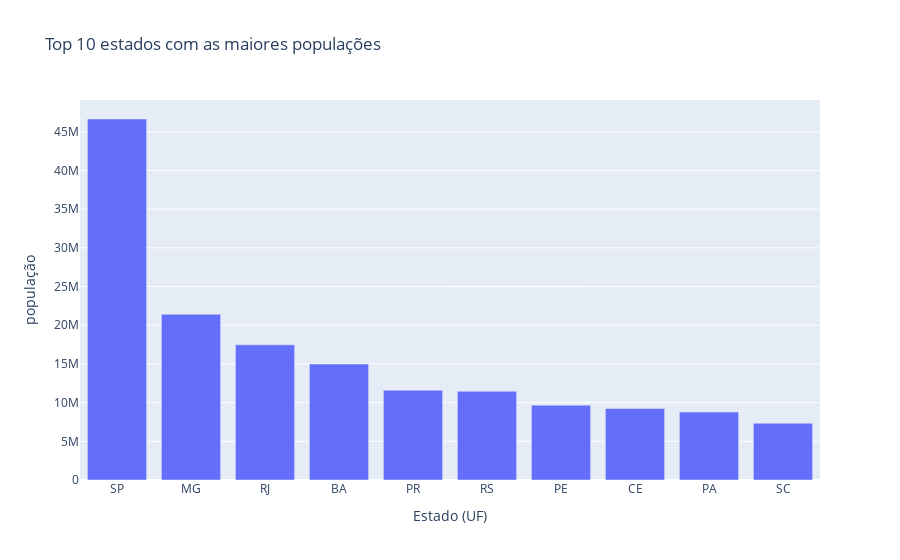

Notebook source saved alongside this figure:
### Code cell
# agrupando os dados por ud e somando a coluna porp_21 (população) # index é o índice de uma lista
df_maiores_estados = df.groupby('uf_code', as_index=False)['pop_21'].sum()
# ordenando os dados em ordem descrecente
df_maiores_estados = df_maiores_estados.sort_values(by='pop_21', ascending=False)
# lendo os 10 primeiros estados com Data Frame
df_maiores_estados = df_maiores_estados.head(10)
# print com a variavel 

df_maiores_estados

# exportando a biblioteca de graficos, .bar é o tipo e grafico, os; a lista x precisa ser do mesmo tamanho da y
fig = px.bar( #px.bar cria um grafico de barras
     x=df_maiores_estados["uf_code"], # colocando a coluna UF_code no eixo x
     y=df_maiores_estados["pop_21"], # colocando a coluna pop_21 code no eixo y
     title="Top 10 estados com as maiores populações" # adicionando ttitulo no grafico
)

# setando nomes para os eixos x e y
fig.update_layout(xaxis_title="Estado (UF)", yaxis_title="população")

# exibir codigo
fig

### Figure 1 — Plotly figure (JSON) as saved in the notebook; plotly's stock layout.template omitted (floating-point values rounded to 4 significant figures)
{"data": [{"alignmentgroup": "True", "hovertemplate": "x=%{x}<br>y=%{y}<extra></extra>", "legendgroup": "", "marker": {"color": "#636efa", "pattern": {"shape": ""}}, "name": "", "offsetgroup": "", "orientation": "v", "showlegend": false, "textposition": "auto", "type": "bar", "x": ["SP", "MG", "RJ", "BA", "PR", "RS", "PE", "CE", "PA", "SC"], "xaxis": "x", "y": [46649132, 21411923, 17463349, 14985284, 11597484, 11466630, 9674793, 9240580, 8777124, 7338473], "yaxis": "y"}], "layout": {"autosize": true, "barmode": "relative", "legend": {"tracegroupgap": 0}, "title": {"text": "Top 10 estados com as maiores populações"}, "xaxis": {"anchor": "y", "autorange": true, "domain": [0, 1], "range": [-0.5, 9.5], "title": {"text": "Estado (UF)"}, "type": "category"}, "yaxis": {"anchor": "x", "autorange": true, "domain": [0, 1], "range": [0, 49100000.0], "title": {"text": "população"}, "type": "linear"}}}
